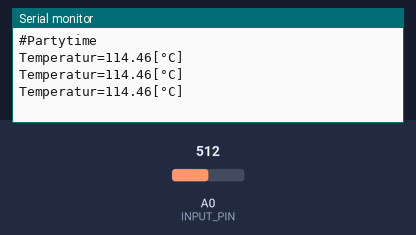
Bench run of a sketch on a simulated Arduino Nano, built with avr-gcc and run on an emulated ATmega328P. Parts: the last lines printed to the serial monitor. The test bench sets the inputs (shaded band); at power-on: A0 (INPUT_PIN) = 512.

Above: at 1.3 s.
1.4 s: A0 (INPUT_PIN) set to 716
At 1.9 s:
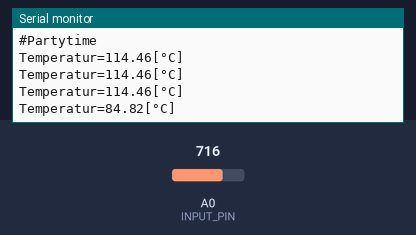
2.9 s: A0 (INPUT_PIN) set to 900
At 3.4 s:
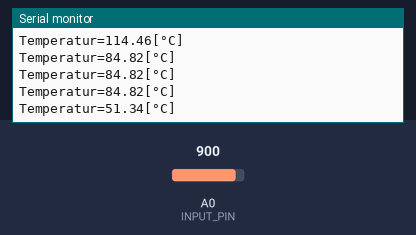
Timing chart, 0 to 5.9 s (numbered marks = the images above; inputs shaded):
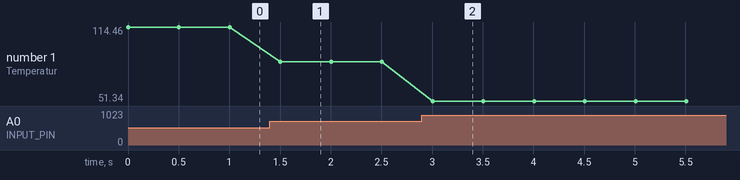

The sketch:

NTC_Beispiel.ino
```cpp
/*
 *****************************************************************************
 * Organisation: Universität Graz
 * Abteilung: Institut für Physik
 * Anwendung: Beispiel Sample-Code für die Vorlesungsübung
 *
 * Computergestützte Experimente und Signalauswertung
 * PHY.W04UB/UNT.038UB
 *
 * Projekt: Samplecode
 * Beispiel: NTC Auswertung
 * Programmierer: Jan Enenkel
 * Datum: 10.3.2022
 * Hardware: Arduino Nano
 * Programmbeschreibung: Auswerten eines NTCs von einer 3D Drucker Düse
 ******************************************************************************
*/


//////////////////////////////////////////////
// Globale Variablen
//////////////////////////////////////////////

int INPUT_PIN     = A0;       // Eingangspin des NTC

// Berechnung eines NTC3950 Temperatursensors abhängig vom ADC Wert.
float calculateNTCTemperature(int ADC_Value)
{
  float B = 3950.0;                     // B-Wert aus dem Datenblatt entnommen
  float Tn = (25.0+273.15);
  float U2 = ADC_Value*5.0/1024.0;      // Berechnung der Spannung (ADC Referenz und Spannungsteiler Spannung müssen nicht immer identisch sein.
  float U1 = 5.0;                       // Eingangspannung
  float R1 = 4.7;                       // R1 wird in Serie mit 4.7kOhm beschrieben
  float Rn = 100.0;
  float T = 1/( 1/Tn + (1/B)*log(U2*R1/((U1-U2)*Rn))) - 273.15;
  return T;
}

// Zur Verfügung gestellte Debug Funktion - mit dieser Funktion können Sie
// jederzeit eine Variable vom Typ Float (und natürlich auch integer) über die Serielle Schnittstelle ausgeben.
void debugString( const char *start_str , float variable , const char *ending_str )
{
  char str[50];
  strcpy(str,start_str);
  dtostrf(variable, 2, 2, &str[strlen(str)]);
  strcat(str,ending_str);
  Serial.println(str);
}

// Setup Funktion wird einmal beim hochfahren des Arduino Ausgeführt
void setup()
{
  Serial.begin(57600);                                  // Standard 57600 Baud
  Serial.println("#Partytime");                         // Because we need more #partytime
}

// Loop funktion wird kontinuierlich ausgeführt nach der Setup funktion.
void loop()
{
  int ADCValue = analogRead(INPUT_PIN);                     // Spannung einlesen als ADC Wert
  float NTCValue = calculateNTCTemperature(ADCValue);       // Umrechnung auf Temperatur!
  debugString( "Temperatur=" , NTCValue , "[°C]" );         // Ausgabe per serieller Schnittstelle
  delay(500);                                               // nur alle 500ms ausführen.
}
```

Measured:
- after the input at 1.4 s, the serial monitor: prints a new line after 0.10 s (image 1)
- after the input at 2.9 s, the serial monitor: prints a new line after 0.10 s (image 2)
- plotted number 1: 114.46 → 84.82 after the input at 1.4 s, 84.82 → 51.34 after the input at 2.9 s
